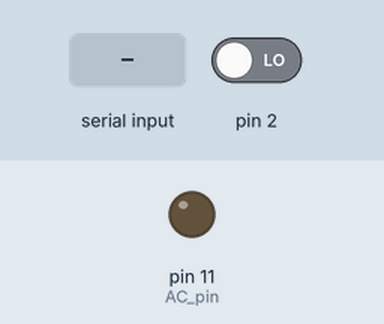
This sketch was run on a simulated Arduino Uno, built with avr-gcc and run on an emulated ATmega328P. Parts: output pins drawn as LEDs (lit = HIGH). The test bench sets the inputs (shaded band); at power-on: pin 2 LOW. What the sketch prints to the serial monitor is not drawn.

Above: at 1.2 s.
1.3 s: pin 2 driven HIGH
At 2.3 s:
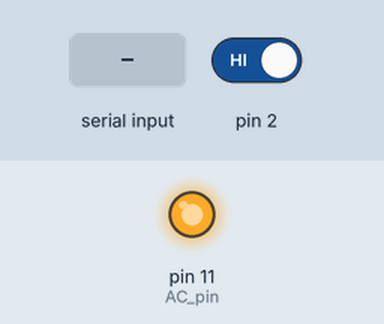
2.8 s: "0" received over Serial
Timing chart, 0 to 5.8 s (numbered marks = the images above; inputs shaded):
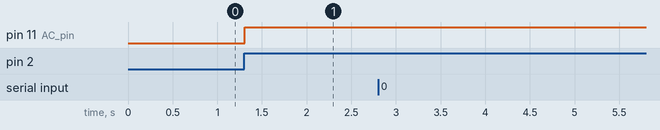

The sketch:

AC_DIMMMER_Bluetooth.ino
```cpp
#include  <TimerOne.h>          // Avaiable from http://www.arduino.cc/playground/Code/Timer1
volatile int i=0;               // Variable to use as a counter volatile as it is in an interrupt
volatile boolean zero_cross=0;  // Boolean to store a "switch" to tell us if we have crossed zero
int AC_pin = 11;                // Output to Opto Triac
int dim = 128;                    // Dimming level (0-128)  0 = on, 128 = 0ff
int inc=1;                      // counting up or down, 1=up, -1=down

int freqStep = 75;    // This is the delay-per-brightness step in microseconds.
                      // For 60 Hz it should be 65
// It is calculated based on the frequency of your voltage supply (50Hz or 60Hz)
// and the number of brightness steps you want.
//
// Realize that there are 2 zerocrossing per cycle. This means
// zero crossing happens at 120Hz for a 60Hz supply or 100Hz for a 50Hz supply.

// To calculate freqStep divide the length of one full half-wave of the power
// cycle (in microseconds) by the number of brightness steps.
//
// (120 Hz=8333uS) / 128 brightness steps = 65 uS / brightness step
// (100Hz=10000uS) / 128 steps = 75uS/step
int state = 0;
void setup() {                                      // Begin setup
  Serial.begin(9600);
  pinMode(AC_pin, OUTPUT);                          // Set the Triac pin as output
  attachInterrupt(0, zero_cross_detect, RISING);    // Attach an Interupt to Pin 2 (interupt 0) for Zero Cross Detection
  Timer1.initialize(freqStep);                      // Initialize TimerOne library for the freq we need
  Timer1.attachInterrupt(dim_check, freqStep);
  // Use the TimerOne Library to attach an interrupt
  // to the function we use to check to see if it is
  // the right time to fire the triac.  This function
  // will now run every freqStep in microseconds.
}

void zero_cross_detect() {
  zero_cross = true;               // set the boolean to true to tell our dimming function that a zero cross has occured
  i=0;
  digitalWrite(AC_pin, LOW);       // turn off TRIAC (and AC)
}

// Turn on the TRIAC at the appropriate time
void dim_check() {
  if(zero_cross == true) {
    if(i>=dim) {
      digitalWrite(AC_pin, HIGH); // turn on light
      i=0;  // reset time step counter
      zero_cross = false; //reset zero cross detection
    }
    else {
      i++; // increment time step counter
    }
  }
}

void loop() {
  if(Serial.available() > 0){ // Checks whether data is comming from the serial port
    state = Serial.read(); // Reads the data from the serial port
 }

 if (state == '0') {
  Serial.println("0%"); // Send back, to the phone, the String "LED: ON"
  dim=128;
 }
 else if (state == '1') {
  Serial.println("11%");;
  dim = 112;
 }
else if (state == '2') {
  Serial.println("22%");;
  dim = 98;
 }
 else if (state == '3') {
  Serial.println("33%");;
  dim = 84;
 }
 else if (state == '4') {
  Serial.println("44%");;
  dim = 70;
 }
 else if (state == '5') {
  Serial.println("55%");;
  dim = 56;
 }
 else if (state == '6') {
  Serial.println("66%");;
  dim = 42;
 }
 else if (state == '7') {
  Serial.println("77%");;
  dim = 28;
 }
 else if (state == '8') {
  Serial.println("88%");;
  dim = 14;
 }
 else if (state == '9') {
  Serial.println("100%");;
  dim = 0;
 }


  delay(60);
}
```

Measured:
- after the input at 1.3 s, pin 11 (AC_pin): LOW → HIGH at once
- after the input at 2.8 s, every drawn part: stays the same
